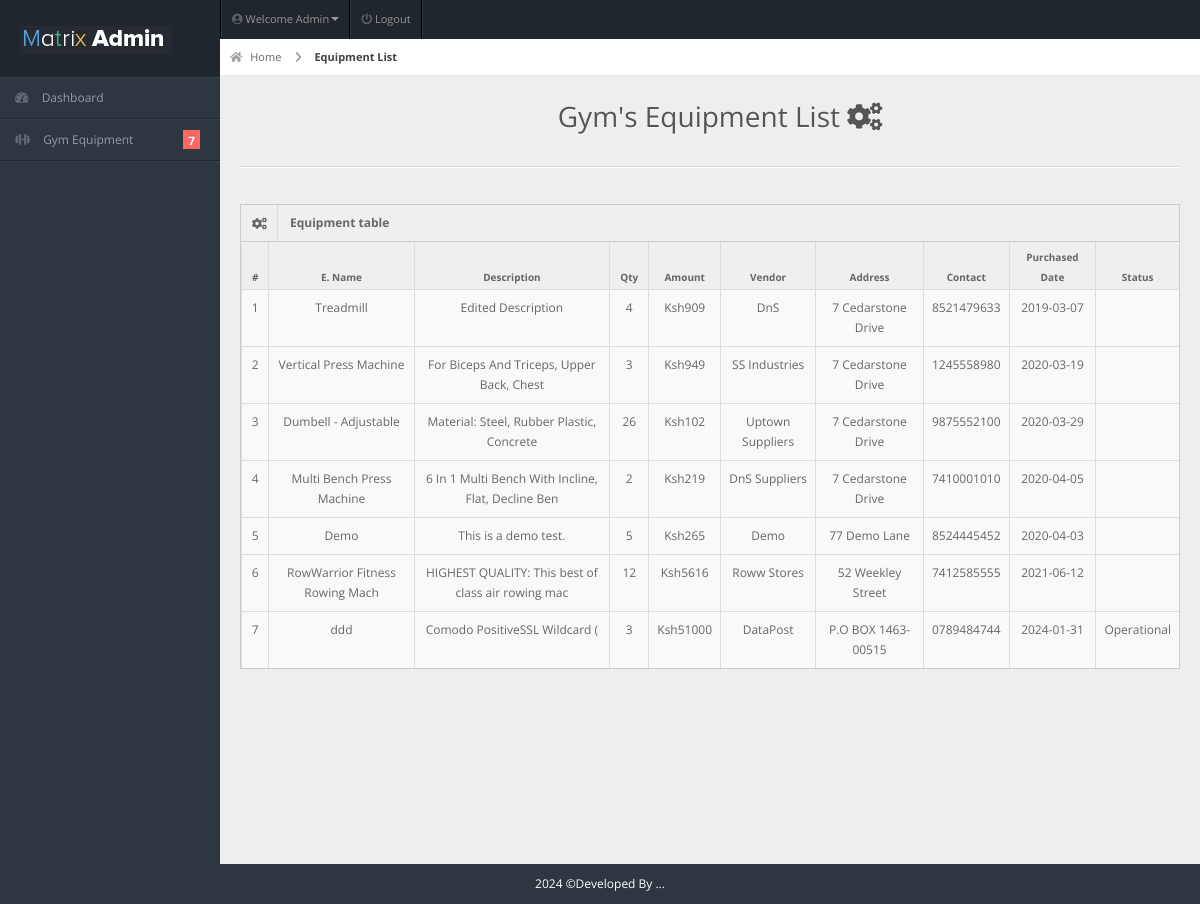
/admin/equipment.php (signed in), run on the app's committed database.
### tables this page shows
CREATE TABLE `equipment` (
  `id` int(11) NOT NULL,
  `name` varchar(30) NOT NULL,
  `amount` int(11) NOT NULL,
  `quantity` int(11) NOT NULL,
  `vendor` varchar(50) NOT NULL,
  `description` varchar(50) NOT NULL,
  `address` varchar(20) NOT NULL,
  `contact` varchar(10) NOT NULL,
  `date` date NOT NULL,
  `status` varchar(50) NOT NULL,
  `location` varchar(255) DEFAULT NULL
);

### admin/equipment.php (the view, shortened to what this page needs)
<!DOCTYPE html>
<html lang="en">
<head>
<link rel="stylesheet" href="../css/bootstrap.min.css" />
<link rel="stylesheet" href="../css/bootstrap-responsive.min.css" />
<link rel="stylesheet" href="../css/fullcalendar.css" />
<link rel="stylesheet" href="../css/matrix-style.css" />
<link rel="stylesheet" href="../css/matrix-media.css" />
<link href="../font-awesome/css/fontawesome.css" rel="stylesheet" />
<link href="../font-awesome/css/all.css" rel="stylesheet" />
<link rel="stylesheet" href="../css/jquery.gritter.css" />
</head>
<body>
<div id="header">
  <h1><a href="dashboard.html">Gym Admin</a></h1>
</div>
<?php include 'includes/topheader.php'?>
<?php $page='list-equip'; include 'includes/sidebar.php'?>
<div id="content">
  <div id="content-header">
    <div id="breadcrumb"> <a href="index.php" title="Go to Home" class="tip-bottom"><i class="fas fa-home"></i> Home</a> <a href="#" class="current">Equipment List</a> </div>
    <h1 class="text-center">Gym's Equipment List <i class="fas fa-cogs"></i></h1>
  </div>
  <div class="container-fluid">
    <hr>
    <div class="row-fluid">
      <div class="span12">
      <div class='widget-box'>
          <div class='widget-title'> <span class='icon'> <i class='fas fa-cogs'></i> </span>
            <h5>Equipment table</h5>
          </div>
          <div class='widget-content nopadding'>
	  <?php
      include "../dbcon.php";
      $qry="select * from equipment";
      $cnt = 1;
        $result=mysqli_query($con,$qry);
          echo"<table class='table table-bordered table-hover'>
              <thead>
                <tr>
                  <th>#</th>
                  <th>E. Name</th>
                  <th>Description</th>
                  <th>Qty</th>
                  <th>Amount</th>
                  <th>Vendor</th>
                  <th>Address</th>
                  <th>Contact</th>
                  <th>Purchased Date</th>
                  <th>Status</th>
                </tr>
              </thead>";
            while($row=mysqli_fetch_array($result)){
            echo"<tbody>
                <td><div class='text-center'>".$cnt."</div></td>
                <td><div class='text-center'>".$row['name']."</div></td>
                <td><div class='text-center'>".$row['description']."</div></td>
                <td><div class='text-center'>".$row['quantity']."</div></td>
                <td><div class='text-center'>Ksh".$row['amount']."</div></td>
                <td><div class='text-center'>".$row['vendor']."</div></td>
                <td><div class='text-center'>".$row['address']."</div></td>
                <td><div class='text-center'>".$row['contact']."</div></td>
                <td><div class='text-center'>".$row['date']."</div></td>
                <td><div class='text-center'>".$row['status']."</div></td>
              </tbody>";
          $cnt++;  }
            ?>
            </table>
          </div>
        </div>
      </div>
    </div>
  </div>
</div>
<div class="row-fluid">
  <div id="footer" class="span12"> <?php echo date("Y");?> &copy;Developed By ...</a> </div>
</div>
</body>
</html>

### css/matrix-style.css (style rules this page uses)
* { outline: none !important; -moz-outline: none !important; }
html, body { height: 100%; }
body { overflow-x: hidden; margin-top: -10px; font-family: "Open Sans", sans-serif; font-size: 12px; color: #666; }
a { color: #666; }
select, textarea, input[type="text"], input[type="password"], input[type="datetime"], input[type="datetime-local"], input[type="date"], input[type="month"], input[type="time"], input[type="week"], input[type="number"], input[type="email"], input[type="url"], input[type="search"], input[type="tel"], input[type="color"], .uneditable-input, .label, .dropdown-menu, .btn, .well, .progress, .table-bordered, .btn-group > .btn:first-child, .btn-group > .btn:last-child, .btn-group > .btn:last-child, .btn-group > .dropdown-toggle, .alert { border-radius: 0px; }
#footer { padding: 10px; text-align: center; }
hr { border-top-color: #dadada; }
#header { height: 77px; position: relative; width: 100%; z-index: -9; }
#header h1 { background: url("../img/icontest3.png") no-repeat scroll 0 0 transparent; height: 31px; left: 20px; line-height: 600px; overflow: hidden; position: relative; top: 26px; width: 191px; }
#header h1 a { display: block; }
#content { background: none repeat scroll 0 0 #eeeeee; margin-left: 220px; margin-right: 0; padding-bottom: 25px; position: relative; min-height: 100%; width: auto; }
#content-header { position: abslute; width: 100%; margin-top: -38px; z-index: 20; }
#content-header h1 { color: #555555; font-size: 28px; font-weight: normal; float: none; text-shadow: 0 1px 0 #ffffff; margin-left: 20px; position: relative; }
#content-header h1, #content-header .btn-group { margin-top: 20px; }
#breadcrumb { background-color: #fff; border-bottom: 1px solid #e3ebed; }
#breadcrumb a { padding: 8px 20px 8px 10px; display: inline-block; background-image: url("../img/breadcrumb.png"); background-position: center right; background-repeat: no-repeat; font-size: 11px; color: #666666; }
#breadcrumb a:last-child { background-image: none; }
#breadcrumb a.current { font-weight: bold; color: #444444; }
#breadcrumb a i { margin-right: 5px; opacity: 0.6; }
.widget-box { background: none repeat scroll 0 0 #f9f9f9; border-left: 1px solid #cdcdcd; border-top: 1px solid #cdcdcd; border-right: 1px solid #cdcdcd; clear: both; margin-top: 16px; margin-bottom: 16px; position: relative; }
.widget-title, .modal-header, .table th, div.dataTables_wrapper .ui-widget-header { background: #efefef; border-bottom: 1px solid #cdcdcd; height: 36px; }
.widget-title span.icon { padding: 9px 10px 7px 11px; float: left; border-right: 1px solid #dadada; }
.widget-title h5 { color: #666; float: left; font-size: 12px; font-weight: bold; padding: 12px; line-height: 12px; margin: 0; }
.widget-content { padding: 15px; border-bottom: 1px solid #cdcdcd; }
.table th { height: auto; font-size: 10px; padding: 5px 10px 2px; border-bottom: 0; text-align: center; color: #666666; }
.nopadding { padding: 0 !important; }
.nopadding .table { margin-bottom: 0; }
.nopadding .table-bordered { border: 0; }

### css/matrix-media.css (style rules this page uses)
body { background:#2E363F; }
#header { background-color: #1f262d; margin-top:10px; }

### admin/equipment.php (style rules this page uses)
#footer { color: white; }

### data on the page
equipment: name "Treadmill", description "Edited Description", quantity "4", amount "909", vendor "DnS", address "7 Cedarstone Drive", contact "8521479633", date "2019-03-07"
equipment: name "Vertical Press Machine", description "For Biceps And Triceps, Upper Back, Chest", quantity "3", amount "949", vendor "SS Industries", address "7 Cedarstone Drive", contact "1245558980", date "2020-03-19"
equipment: name "Dumbell - Adjustable", description "Material: Steel, Rubber Plastic, Concrete", quantity "26", amount "102", vendor "Uptown Suppliers", address "7 Cedarstone Drive", contact "9875552100", date "2020-03-29"
equipment: name "Multi Bench Press Machine", description "6 In 1 Multi Bench With Incline, Flat, Decline Ben", quantity "2", amount "219", vendor "DnS Suppliers", address "7 Cedarstone Drive", contact "7410001010", date "2020-04-05"
equipment: name "Demo", description "This is a demo test.", quantity "5", amount "265", vendor "Demo", address "77 Demo Lane", contact "8524445452", date "2020-04-03"
equipment: name "RowWarrior Fitness Rowing Mach", description "HIGHEST QUALITY: This best of class air rowing mac", quantity "12", amount "5616", vendor "Roww Stores", address "52 Weekley Street", contact "7412585555", date "2021-06-12"
equipment: name "ddd", description "Comodo PositiveSSL Wildcard (", quantity "3", amount "51000", vendor "DataPost", address "P.O BOX 1463-00515", contact "0789484744", date "2024-01-31", status "Operational"

### other printed values
$query->num_rows "7"
